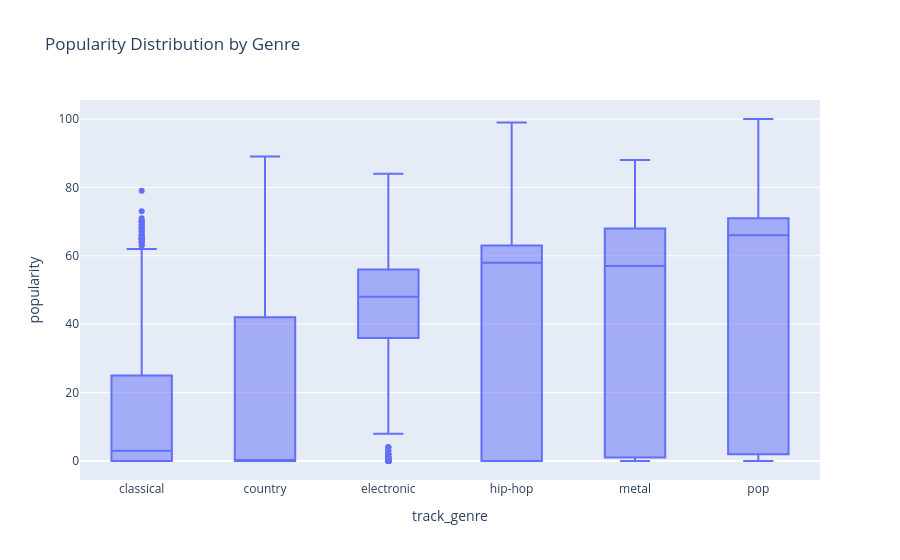

Write notebook code for a chart like this one.
### Markdown cell above
### Popularity distribution

### Code cell
fig = px.box(
    cleaned,
    x="track_genre",
    y="popularity",
    title="Popularity Distribution by Genre"
)

fig.show()

### Figure 1 — Plotly figure (JSON) as saved in the notebook; plotly's stock layout.template omitted (floating-point values rounded to 4 significant figures; data arrays with more than 128 entries replaced by an {"elided": "..."} marker saying what was removed)
{"data": [{"alignmentgroup": "True", "hovertemplate": "track_genre=%{x}<br>popularity=%{y}<extra></extra>", "legendgroup": "", "marker": {"color": "#636efa"}, "name": "", "notched": false, "offsetgroup": "", "orientation": "v", "showlegend": false, "type": "box", "x": {"elided": "6000 str values"}, "x0": " ", "xaxis": "x", "y": {"elided": "6000 int values"}, "y0": " ", "yaxis": "y"}], "layout": {"boxmode": "group", "legend": {"tracegroupgap": 0}, "title": {"text": "Popularity Distribution by Genre"}, "xaxis": {"anchor": "y", "domain": [0, 1], "title": {"text": "track_genre"}}, "yaxis": {"anchor": "x", "domain": [0, 1], "title": {"text": "popularity"}}}}
